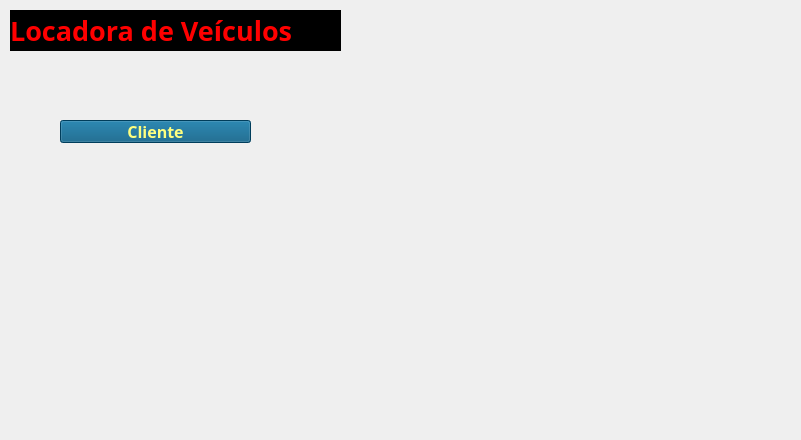
<?xml version="1.0" encoding="UTF-8"?>
<ui version="4.0">
 <class>TelaPrincipal</class>
 <widget class="QMainWindow" name="TelaPrincipal">
  <property name="windowModality">
   <enum>Qt::WindowModal</enum>
  </property>
  <property name="geometry">
   <rect>
    <x>0</x>
    <y>0</y>
    <width>801</width>
    <height>440</height>
   </rect>
  </property>
  <property name="windowTitle">
   <string>Sistema Locadora De Veículos</string>
  </property>
  <widget class="QWidget" name="centralwidget">
   <widget class="QLabel" name="Fundo">
    <property name="geometry">
     <rect>
      <x>0</x>
      <y>0</y>
      <width>801</width>
      <height>441</height>
     </rect>
    </property>
    <property name="styleSheet">
     <string notr="true">background-image: url(:/Fundos/Fundos/01.jpg);</string>
    </property>
    <property name="text">
     <string>&lt;html&gt;&lt;head/&gt;&lt;body&gt;&lt;p&gt;&lt;br/&gt;&lt;/p&gt;&lt;/body&gt;&lt;/html&gt;</string>
    </property>
   </widget>
   <widget class="QLabel" name="label_2">
    <property name="geometry">
     <rect>
      <x>10</x>
      <y>10</y>
      <width>331</width>
      <height>41</height>
     </rect>
    </property>
    <property name="font">
     <font>
      <family>Arial Black</family>
      <pointsize>20</pointsize>
      <weight>75</weight>
      <bold>true</bold>
     </font>
    </property>
    <property name="styleSheet">
     <string notr="true">background-color: rgb(0, 0, 0);
color: rgb(255, 0, 0);</string>
    </property>
    <property name="text">
     <string>Locadora de Veículos</string>
    </property>
   </widget>
   <widget class="QPushButton" name="BotaoCliente">
    <property name="geometry">
     <rect>
      <x>60</x>
      <y>120</y>
      <width>191</width>
      <height>23</height>
     </rect>
    </property>
    <property name="font">
     <font>
      <family>Arial Black</family>
      <pointsize>12</pointsize>
      <weight>75</weight>
      <bold>true</bold>
     </font>
    </property>
    <property name="styleSheet">
     <string notr="true">background-color: rgb(0, 85, 127);
color: rgb(255, 255, 127);</string>
    </property>
    <property name="text">
     <string>Cliente</string>
    </property>
   </widget>
  </widget>
 </widget>
 <resources/>
 <connections/>
</ui>
